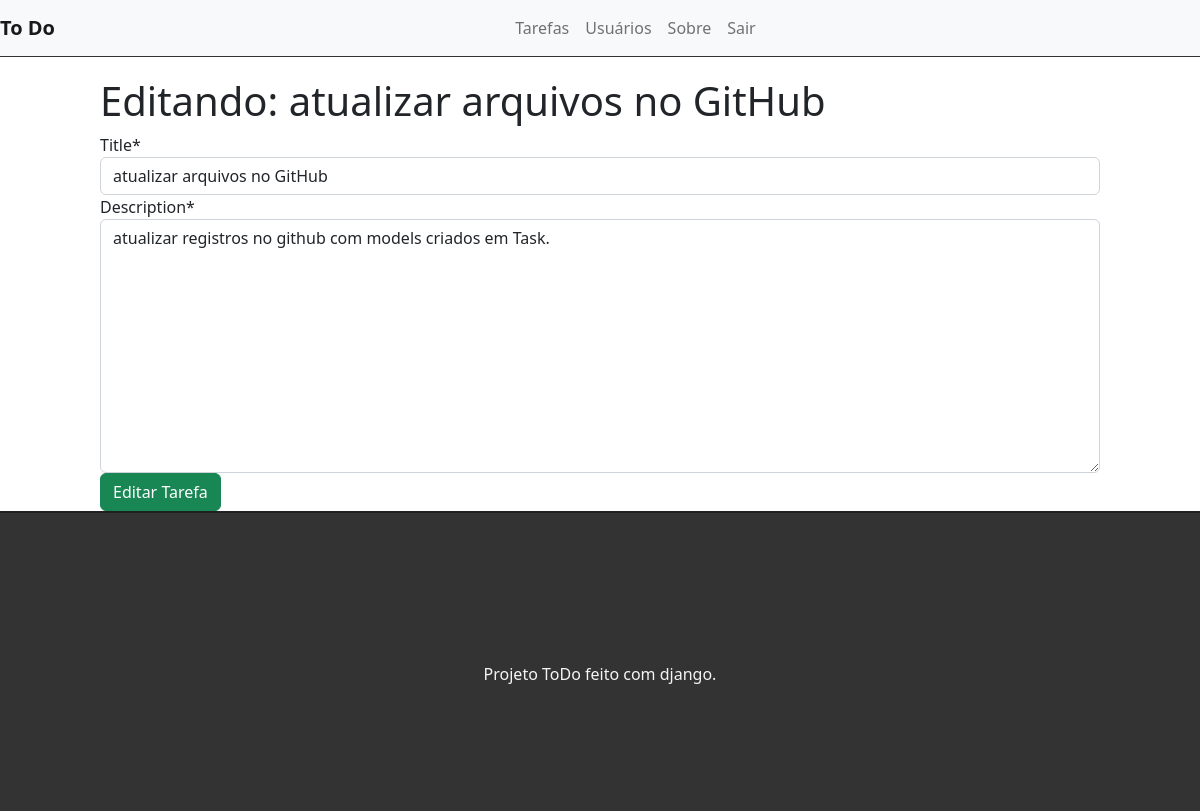
/edit/3 (signed in), run on the app's committed database.
### tasks/models.py (models this page shows, shortened)
class Task(models.Model):
    STATUS = (
        ('doing', 'Doing'),
        ('done', 'Done'),
    )
    title = models.CharField(max_length=255)
    description = models.TextField()
    done = models.CharField(
        max_length=5,
        choices=STATUS,
    )
    user = models.ForeignKey(get_user_model(), on_delete=models.CASCADE)
    created_at = models.DateTimeField(auto_now_add=True)
    update_at = models.DateTimeField(auto_now=True)

### tasks/views.py (the view)
# urls.py: path('edit/<int:id>', views.editTask, name='edit-task'),
@login_required
def editTask(request, id):
    task = get_object_or_404(Task, pk=id)
    form = TaskForm(instance=task)
    if (request.method == 'POST'):
        form = TaskForm(request.POST, instance=task)
        if (form.is_valid()):
            task.save()
            return redirect ('/')
        else:
            return render(request, 'tasks/edittask.html', {'form': form, 'task': task})
    else:
        return render(request, 'tasks/edittask.html', {'form': form, 'task': task})

### tasks/forms.py
class TaskForm(forms.ModelForm):
    class Meta:
        model = Task
        fields = ('title', 'description')

### tasks/templates/tasks/edittask.html (shortened to what this page needs)
{% extends 'base.html' %}
{% load crispy_forms_tags %}
{% block content %}
<div class="offset-1 col-10 list-div">
    <h1>Editando: {{task.title}}</h1>
    <form method="POST">
        {{ form|crispy }}
        <input type="submit" class="btn btn-success" value="Editar Tarefa">
    </form>
</div>
{% endblock %}

### tasks/static/css/styles.css (style rules this page uses)
span, a { text-decoration: none; }
.list-div { padding: 0; }

### data on the page
Task: title "atualizar arquivos no GitHub", description "atualizar registros no github com models criados em Task."
